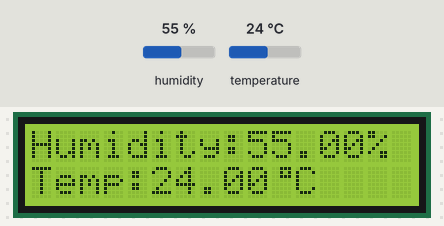
Bench run of a sketch on a simulated Arduino Uno, built with avr-gcc and run on an emulated ATmega328P. Shown: 16×2 character LCD. The test bench sets the inputs (shaded band); at power-on: humidity 55 %, temperature 24 °C.

Above: at 1.2 s.
1.3 s: humidity set to 22 %
At 2.9 s:
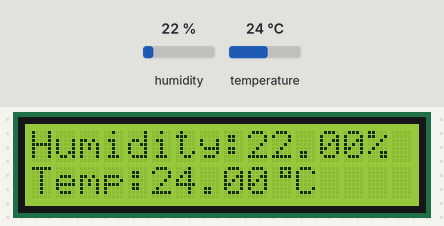
6.6 s: temperature set to 12 °C
At 9.0 s:
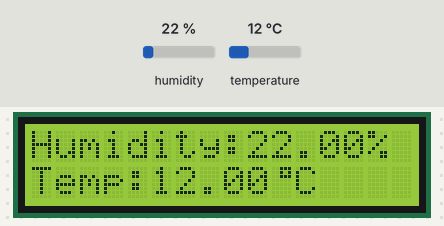
9.7 s: humidity set to 40 %
At 11.0 s:
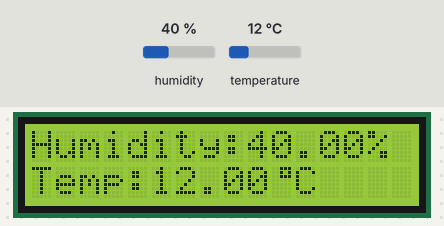
12.4 s: temperature set to 19 °C
At 15.1 s:
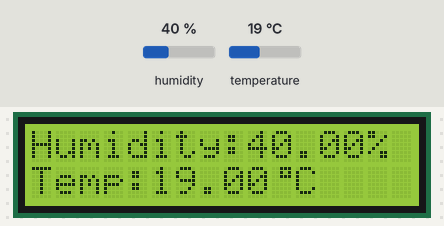
Timing chart, 0 to 16.6 s (numbered marks = the images above; inputs shaded):
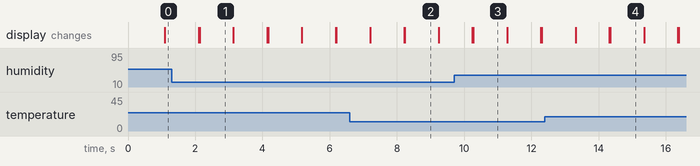

Measured:
- after the input at 1.3 s, the display: first differs from a run without the input after 0.83 s (image 1)
- after the input at 6.6 s, the display: first differs from a run without the input after 1.6 s (image 2)
- after the input at 9.7 s, the display: first differs from a run without the input after 0.58 s (image 3)
- after the input at 12.4 s, the display: first differs from a run without the input after 1.9 s (image 4)
- what the display in image 1 shows lasts 1.0 s, from 2.1 s to 3.1 s

The sketch:

Class_51_LCD_And_DHT11.ino
```cpp
#include <LiquidCrystal.h>
LiquidCrystal lcd(12, 11, 5, 4, 3, 2); // RS, E, D4, D5, D6, D7

#include <DHT.h>
#define Type DHT11
int sensorPin = 8;
DHT Sensor(sensorPin,Type);
float humidity;
float tempC;
float tempF;

byte degree_sign[] = {
  B00111,
  B00101,
  B00111,
  B00000,
  B00000,
  B00000,
  B00000,
  B00000
};


void setup() {
  Serial.begin(9600);

  lcd.begin(16,2);
  lcd.createChar(0,degree_sign);

  Sensor.begin();

}

void loop() {

  humidity = Sensor.readHumidity();
  tempC = Sensor.readTemperature();
  tempF = Sensor.readTemperature(true);

  lcd.setCursor(0,0);
  lcd.print("Humidity:");
  lcd.print(humidity);
  lcd.print("%");
  lcd.setCursor(0,1);
  lcd.print("Temp:");
  lcd.print(tempC);
  lcd.write((byte)0);
  lcd.print("C");


//  Serial.print("humidity = ");Serial.print(humidity);
//  Serial.print(" tempC = ");Serial.print(tempC);
//  Serial.print(" tempF = ");Serial.println(tempF);

  delay(1000);

  lcd.clear();


}
```
